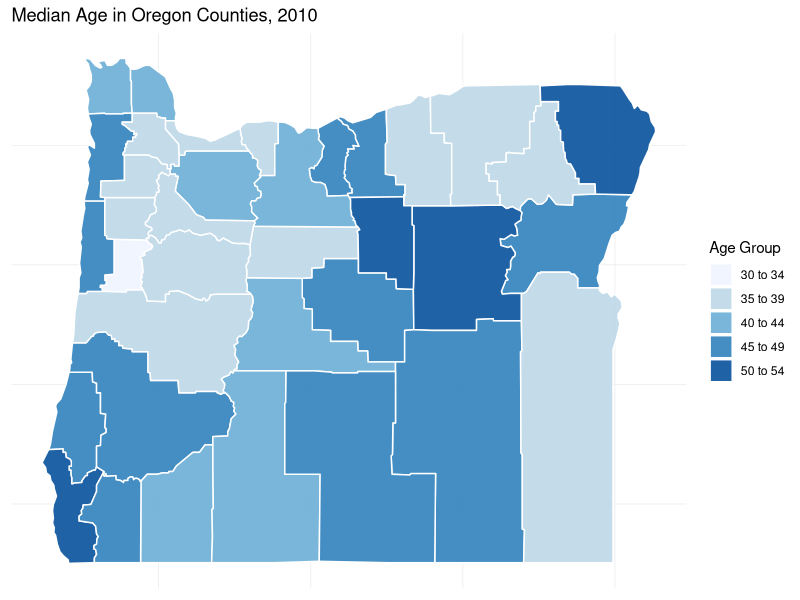
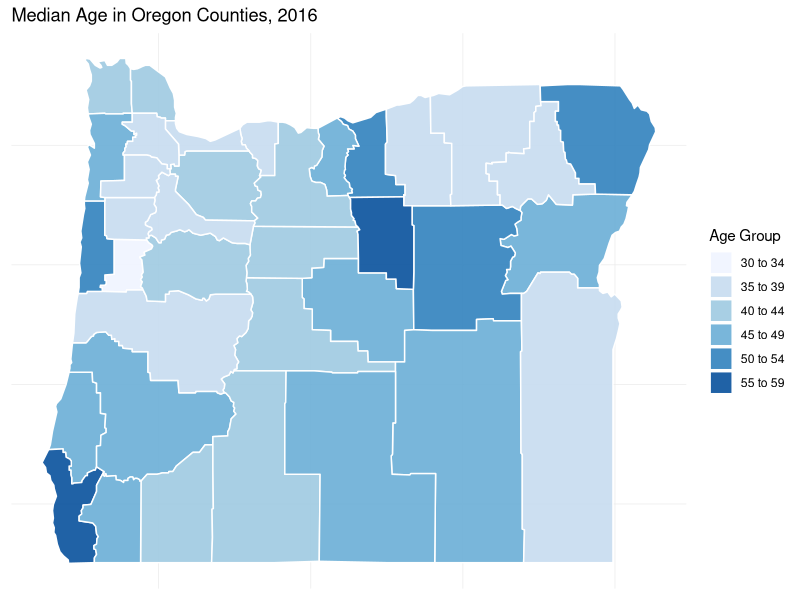

These charts were generated, in order, by the following R code:
library(tidyr)
library(maps)
library(dplyr)
library(ggplot2)
library(tools)

#clear workspace
rm(list = ls())

#read in data, trim and recode proper variables 
df <- read.csv("data/cc-est2017-alldata-41.csv") 

df_clean <- df %>% 
  filter(YEAR > 2) %>% 
  filter(YEAR < 10) %>% 
  mutate(YEAR = ifelse(YEAR == 3, 2010, YEAR)) %>% 
  mutate(YEAR = ifelse(YEAR == 4, 2011, YEAR)) %>% 
  mutate(YEAR = ifelse(YEAR == 5, 2012, YEAR)) %>% 
  mutate(YEAR = ifelse(YEAR == 6, 2013, YEAR)) %>% 
  mutate(YEAR = ifelse(YEAR == 7, 2014, YEAR)) %>% 
  mutate(YEAR = ifelse(YEAR == 8, 2015, YEAR)) %>% 
  mutate(YEAR = ifelse(YEAR == 9, 2016, YEAR)) %>% 
  mutate(AGEGRP = ifelse(AGEGRP == 0, "Total", AGEGRP)) %>% 
  mutate(AGEGRP = ifelse(AGEGRP == 1, "0 to 4", AGEGRP)) %>% 
  mutate(AGEGRP = ifelse(AGEGRP == 2, "5 to 9", AGEGRP)) %>% 
  mutate(AGEGRP = ifelse(AGEGRP == 3, "10 to 14", AGEGRP)) %>% 
  mutate(AGEGRP = ifelse(AGEGRP == 4, "15 to 19", AGEGRP)) %>% 
  mutate(AGEGRP = ifelse(AGEGRP == 5, "20 to 24", AGEGRP)) %>% 
  mutate(AGEGRP = ifelse(AGEGRP == 6, "25 to 29", AGEGRP)) %>% 
  mutate(AGEGRP = ifelse(AGEGRP == 7, "30 to 34", AGEGRP)) %>% 
  mutate(AGEGRP = ifelse(AGEGRP == 8, "35 to 39", AGEGRP)) %>% 
  mutate(AGEGRP = ifelse(AGEGRP == 9, "40 to 44", AGEGRP)) %>% 
  mutate(AGEGRP = ifelse(AGEGRP == 10, "45 to 49", AGEGRP)) %>% 
  mutate(AGEGRP = ifelse(AGEGRP == 11, "50 to 54", AGEGRP)) %>% 
  mutate(AGEGRP = ifelse(AGEGRP == 12, "55 to 59", AGEGRP)) %>% 
  mutate(AGEGRP = ifelse(AGEGRP == 13, "60 to 64", AGEGRP)) %>% 
  mutate(AGEGRP = ifelse(AGEGRP == 14, "65 to 69", AGEGRP)) %>% 
  mutate(AGEGRP = ifelse(AGEGRP == 15, "70 to 74", AGEGRP)) %>% 
  mutate(AGEGRP = ifelse(AGEGRP == 16, "75 to 79", AGEGRP)) %>% 
  mutate(AGEGRP = ifelse(AGEGRP == 17, "80 to 84", AGEGRP)) %>% 
  mutate(AGEGRP = ifelse(AGEGRP == 18, "85 or older", AGEGRP))


#Calculate the median age by county and year 
#using a cumulative sum to find when the 
#running total tips past the midpoint, thus 
#marking the median age bucket 
oregon_median_age <- df_clean %>% 
  filter(AGEGRP != "Total") %>% 
  group_by(CTYNAME, YEAR) %>% 
  mutate(MEDIAN_COUNT = sum(TOT_POP)/2) %>% 
  group_by(CTYNAME, YEAR) %>% 
  mutate(RUNNING_TOTAL = cumsum(TOT_POP)) %>% 
  mutate(MEDIAN_GROUP = ifelse(RUNNING_TOTAL >= MEDIAN_COUNT, TRUE, FALSE)) %>% 
  group_by(CTYNAME, YEAR) %>% 
  mutate(MEDIAN = ifelse(MEDIAN_GROUP != lag(MEDIAN_GROUP), TRUE, FALSE)) %>% 
  filter(MEDIAN == TRUE) %>% 
  select(CTYNAME, AGEGRP, YEAR)

#join age data to spatial mapping data 
oregon_map_data <- map_data("county") %>% 
  filter(region == "oregon") %>% 
  mutate(CTYNAME = paste(toTitleCase(subregion), "County"))

or_median_map <- left_join(oregon_map_data, oregon_median_age) 

#map the data for 2010 and 2016
#quick visual to just spot check the data
#final maps were made in Carto
map2010 <- ggplot() + 
  geom_polygon(data = filter(or_median_map, YEAR ==2010), 
               mapping = aes(x = long, y = lat, group = group, fill = AGEGRP),
               color = "white", 
               alpha = I(.9)) + 
  theme_bw()+
  theme(panel.grid.major = element_blank(), 
        panel.border = element_blank(), 
        axis.ticks = element_blank(), 
        axis.text = element_blank(), 
        axis.title.x=element_blank(), 
        axis.title.y=element_blank()) + 
  scale_fill_brewer("Age Group") + 
  ggtitle("Median Age in Oregon Counties, 2010")


map2016 <- ggplot() + 
  geom_polygon(data = filter(or_median_map, YEAR ==2016), 
               mapping = aes(x = long, y = lat, group = group, fill = AGEGRP),
               color = "white", 
               alpha = I(.9)) + 
  theme_bw()+
  theme(panel.grid.major = element_blank(), 
        panel.border = element_blank(), 
        axis.ticks = element_blank(), 
        axis.text = element_blank(), 
        axis.title.x=element_blank(), 
        axis.title.y=element_blank()) + 
  scale_fill_brewer("Age Group") + 
  ggtitle("Median Age in Oregon Counties, 2016")


#spread and reshape the data frame so it 
#is suited for mapping in Carto
oregon_median_age_for_carto <- oregon_median_age %>% 
  spread(YEAR, AGEGRP)

#code to write CSV
write.csv(oregon_median_age_for_carto, "Oregon_median_age_carto.csv")
